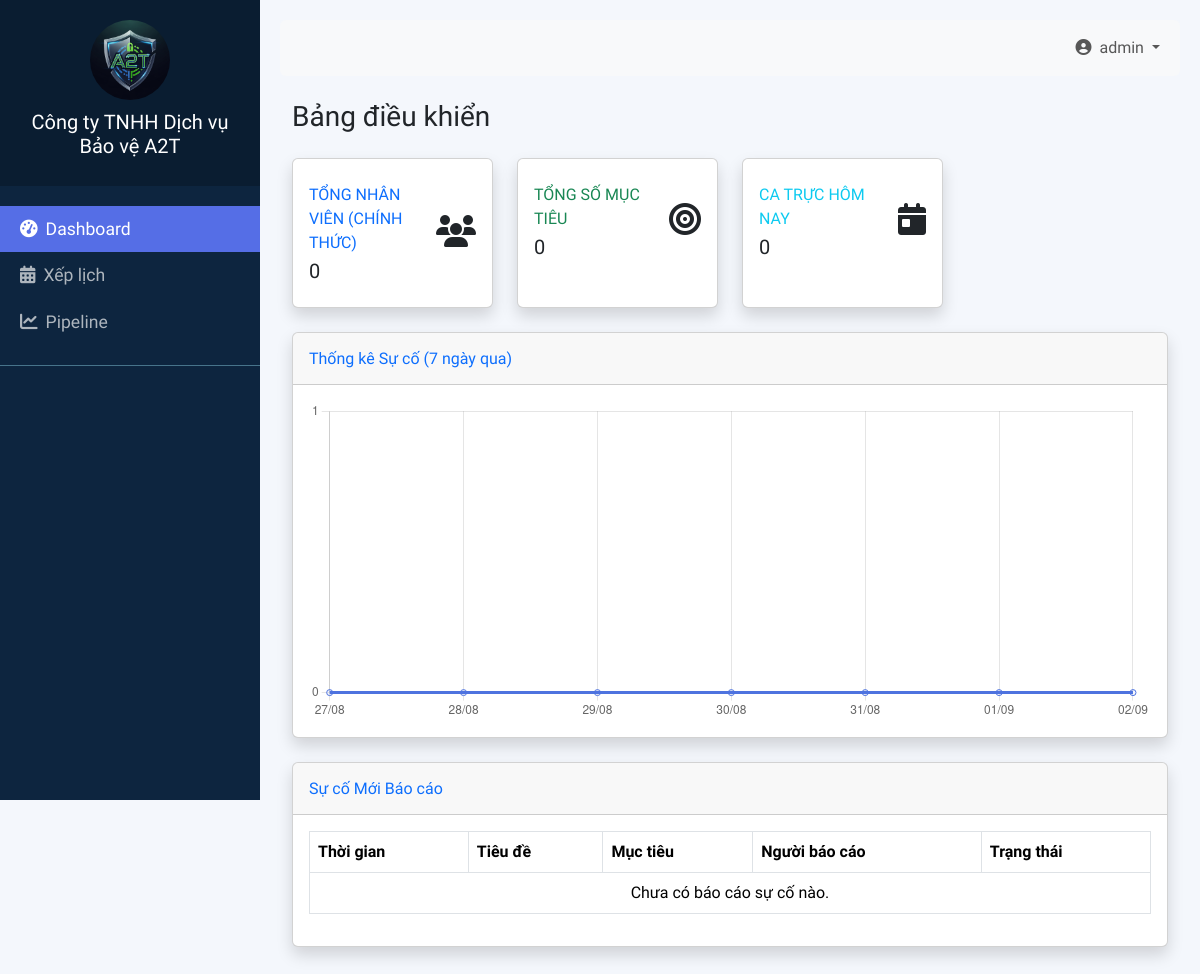
The page /dashboard/ (signed in) on the database its author committed.
### main/models.py (models this page shows, shortened)
class CompanyProfile(models.Model):
    ten_cong_ty = models.CharField("Tên công ty", max_length=255)
    logo = models.ImageField("Logo", upload_to="logos/", null=True, blank=True)
    dia_chi = models.CharField("Địa chỉ", max_length=255, blank=True)
    email = models.EmailField("Email", blank=True)
    sdt = models.CharField("Số điện thoại", max_length=20, blank=True)
    website = models.URLField("Website", blank=True)
    class Meta:
        verbose_name = "Thông tin Công ty"
        verbose_name_plural = "Thông tin Công ty"

### dashboard/views.py (the view)
# urls.py: path("", views.dashboard_view, name="dashboard_view"),
@login_required
def dashboard_view(request):
    hom_nay = timezone.now().date()
    so_nhan_vien = NhanVien.objects.filter(lich_su_cong_tac__la_vi_tri_hien_tai=True).distinct().count()
    so_muc_tieu = MucTieu.objects.count()
    so_ca_truc_hom_nay = PhanCongCaTruc.objects.filter(ngay_truc=hom_nay).count()
    su_co_gan_day = BaoCaoSuCo.objects.order_by("-thoi_gian_bao_cao")[:5]
    ngay_bat_dau = hom_nay - timedelta(days=6)
    labels = [(ngay_bat_dau + timedelta(days=i)).strftime("%d/%m") for i in range(7)]
    su_co_theo_ngay = (
        BaoCaoSuCo.objects.filter(thoi_gian_bao_cao__date__gte=ngay_bat_dau)
        .values("thoi_gian_bao_cao__date")
        .annotate(total=Count("id"))
        .order_by("thoi_gian_bao_cao__date")
    )
    su_co_data_dict = {
        item["thoi_gian_bao_cao__date"].strftime("%d/%m"): item["total"]
        for item in su_co_theo_ngay
    }
    data = [su_co_data_dict.get(label, 0) for label in labels]
    context = {
        "so_nhan_vien": so_nhan_vien,
        "so_muc_tieu": so_muc_tieu,
        "so_ca_truc_hom_nay": so_ca_truc_hom_nay,
        "su_co_gan_day": su_co_gan_day,
        "section": "dashboard",
        "incident_chart_labels": json.dumps(labels),
        "incident_chart_data": json.dumps(data),
    }
    return render(request, "dashboard/main.html", context)

### main/context_processors.py (called while the page is built)
def company_info(request):
    try:
        company = CompanyProfile.objects.first()
    except CompanyProfile.DoesNotExist:
        company = None
    return {"company": company}

### dashboard/templates/dashboard/main.html (shortened to what this page needs)
{% extends "base.html" %}
{% block content %}
<div class="container-fluid">
    <div class="d-sm-flex align-items-center justify-content-between mb-4">
        <h1 class="h3 mb-0 text-gray-800">Bảng điều khiển</h1>
    </div>
    <div class="row">
        <div class="col-xl-3 col-md-6 mb-4">
            <div class="card border-left-primary shadow h-100 py-2">
                <div class="card-body">
                    <div class="row no-gutters align-items-center">
                        <div class="col mr-2">
                            <div class="text-xs font-weight-bold text-primary text-uppercase mb-1">
                                Tổng Nhân viên (Chính thức)</div>
                            <div class="h5 mb-0 font-weight-bold text-gray-800">{{ so_nhan_vien }}</div>
                        </div>
                        <div class="col-auto">
                            <i class="fas fa-users fa-2x text-gray-300"></i>
                        </div>
                    </div>
                </div>
            </div>
        </div>
        <div class="col-xl-3 col-md-6 mb-4">
            <div class="card border-left-success shadow h-100 py-2">
                <div class="card-body">
                    <div class="row no-gutters align-items-center">
                        <div class="col mr-2">
                            <div class="text-xs font-weight-bold text-success text-uppercase mb-1">
                                Tổng số Mục tiêu</div>
                            <div class="h5 mb-0 font-weight-bold text-gray-800">{{ so_muc_tieu }}</div>
                        </div>
                        <div class="col-auto">
                            <i class="fas fa-bullseye fa-2x text-gray-300"></i>
                        </div>
                    </div>
                </div>
            </div>
        </div>
        <div class="col-xl-3 col-md-6 mb-4">
            <div class="card border-left-info shadow h-100 py-2">
                <div class="card-body">
                    <div class="row no-gutters align-items-center">
                        <div class="col mr-2">
                            <div class="text-xs font-weight-bold text-info text-uppercase mb-1">Ca trực Hôm nay
                            </div>
                            <div class="h5 mb-0 mr-3 font-weight-bold text-gray-800">{{ so_ca_truc_hom_nay }}</div>
                        </div>
                        <div class="col-auto">
                            <i class="fas fa-calendar-day fa-2x text-gray-300"></i>
                        </div>
                    </div>
                </div>
            </div>
        </div>
    </div>
    <div class="row">
        <div class="col-lg-12">
            <div class="card shadow mb-4">
                <div class="card-header py-3">
                    <h6 class="m-0 font-weight-bold text-primary">Thống kê Sự cố (7 ngày qua)</h6>
                </div>
                <div class="card-body">
                    <div class="chart-area" style="height: 320px;">
                        <canvas id="incidentChart"></canvas>
                    </div>
                </div>
            </div>
        </div>
    </div>
    <div class="row">
        <div class="col-lg-12">
            <div class="card shadow mb-4">
                <div class="card-header py-3">
                    <h6 class="m-0 font-weight-bold text-primary">Sự cố Mới Báo cáo</h6>
                </div>
                <div class="card-body">
                    <div class="table-responsive">
                        <table class="table table-bordered" id="dataTable" width="100%" cellspacing="0">
                            <thead>
                                <tr>
                                    <th>Thời gian</th>
                                    <th>Tiêu đề</th>
                                    <th>Mục tiêu</th>
                                    <th>Người báo cáo</th>
                                    <th>Trạng thái</th>
                                </tr>
                            </thead>
                            <tbody>
                                {% for su_co in su_co_gan_day %}
                                <tr>
                                    <td>{{ su_co.thoi_gian_bao_cao|date:"H:i, d/m/Y" }}</td>
                                    <td><a href="#">{{ su_co.tieu_de }}</a></td>
                                    <td>{{ su_co.ca_truc.vi_tri_chot.muc_tieu.ten_muc_tieu }}</td>
                                    <td>{{ su_co.ca_truc.nhan_vien.ho_ten }}</td>
                                    <td><span class="badge bg-danger text-white">{{ su_co.get_trang_thai_display }}</span></td>
                                </tr>
                                {% empty %}
                                <tr>
                                    <td colspan="5" class="text-center">Chưa có báo cáo sự cố nào.</td>
                                </tr>
                                {% endfor %}
                            </tbody>
                        </table>
                    </div>
                </div>
            </div>
        </div>
    </div>
</div>
{% endblock content %}
{% block extra_js %}
<script>
    document.addEventListener("DOMContentLoaded", function() {
        if (document.getElementById('incidentChart')) {
            const ctx = document.getElementById('incidentChart').getContext('2d');
            // Lấy dữ liệu từ context của Django đã được chuyển thành JSON
            const chartLabels = JSON.parse('{{ incident_chart_labels|safe }}');
            const chartData = JSON.parse('{{ incident_chart_data|safe }}');
            new Chart(ctx, {
                type: 'line', // Loại biểu đồ: đường
                data: {
                    labels: chartLabels,
                    datasets: [{
                        label: 'Số sự cố',
                        data: chartData,
                        borderColor: 'rgba(78, 115, 223, 1)',
                        backgroundColor: 'rgba(78, 115, 223, 0.05)',
                        fill: true,
                        tension: 0.3
                    }]
                },
                options: {
                    responsive: true,
                    maintainAspectRatio: false,
                    scales: {
                        y: {
                            beginAtZero: true,
                            ticks: {
                                precision: 0
                            }
                        }
                    },
                    plugins: {
                        legend: {
                            display: false // Ẩn chú thích 'Số sự cố' ở trên cùng
                        }
                    }
                }
            });
        }
    });
</script>
{% endblock %}

### templates/base.html (shortened to what this page needs)
<!DOCTYPE html>
<html lang="vi">
<head>
    {% load django_bootstrap5 %}
    {% bootstrap_css %}
    <link rel="stylesheet" href="https://cdnjs.cloudflare.com/ajax/libs/font-awesome/6.5.2/css/all.min.css"/>
</head>
<body hx-headers='{"X-CSRFToken": "{{ csrf_token }}"}'>
    <div class="wrapper">
        <nav id="sidebar">
            <div class="sidebar-header">
                {% if company.logo %}
                    <img src="{{ company.logo.url }}" alt="Company Logo" class="logo rounded-circle">
                {% endif %}
                <h5>{{ company.ten_cong_ty|default:"Hệ thống Vận hành" }}</h5>
            </div>
            <ul class="list-unstyled components">
                <li class="{% if section == 'dashboard' %}active{% endif %}">
                    <a href="{% url 'dashboard:dashboard_view' %}"><i class="fas fa-tachometer-alt me-2"></i>Dashboard</a>
                </li>
                <li class="{% if section == 'xep_lich' %}active{% endif %}">
                    <a href="{% url 'operations:xep-lich' %}"><i class="fas fa-calendar-alt me-2"></i>Xếp lịch</a>
                </li>
                <li class="{% if section == 'pipeline' %}active{% endif %}">
                    <a href="{% url 'clients:pipeline' %}"><i class="fas fa-chart-line me-2"></i>Pipeline</a>
                </li>
            </ul>
        </nav>
        <div id="content">
            <nav class="navbar navbar-expand-lg navbar-light bg-light mb-4 rounded">
                <div class="container-fluid">
                    <ul class="navbar-nav topbar-nav">
                        <li class="nav-item dropdown">
                            <a class="nav-link dropdown-toggle" href="#" id="navbarDropdown" role="button" data-bs-toggle="dropdown" aria-expanded="false">
                                <i class="fas fa-user-circle me-1"></i> {{ user.username }}
                            </a>
                        </li>
                    </ul>
                </div>
            </nav>
            {% block content %}{% endblock %}
        </div>
    </div>
    {% block extra_js %}{% endblock %}
</body>
</html>

### templates/base.html (style rules this page uses)
body { font-family: 'Be Vietnam Pro', sans-serif; background-color: #f4f7fc; }
.wrapper { display: flex; width: 100%; min-height: 100vh; }
#sidebar { width: 260px; position: fixed; top: 0; left: 0; height: 100vh; z-index: 999; background: #0d253f; color: #fff; transition: all 0.3s; }
.sidebar-header { padding: 20px; background: #0a1d31; text-align: center; }
.sidebar-header .logo { max-width: 80px; margin-bottom: 10px; }
#sidebar ul.components { padding: 20px 0; border-bottom: 1px solid #47748b; }
#sidebar ul li a { padding: 10px 20px; font-size: 1.1em; display: block; color: #adb5bd; transition: all 0.2s; text-decoration: none; }
#sidebar ul li.active>a { color: #fff; background: #556ee6; }
#content { width: 100%; padding: 20px; min-height: 100vh; transition: all 0.3s; margin-left: 260px; }
.topbar-nav { margin-left: auto; }

### rows shown on the page
CompanyProfile: logo (picture), ten_cong_ty "Công ty TNHH Dịch vụ Bảo vệ A2T"

### other values the page prints
{{ user.username }} "admin"
{{ so_nhan_vien }} "0"
{{ so_muc_tieu }} "0"
{{ so_ca_truc_hom_nay }} "0"
chart data {{ incident_chart_labels|safe }} ["27/08", "28/08", "29/08", "30/08", "31/08", "01/09", "02/09"]
chart data {{ incident_chart_data|safe }} [0, 0, 0, 0, 0, 0, 0]
